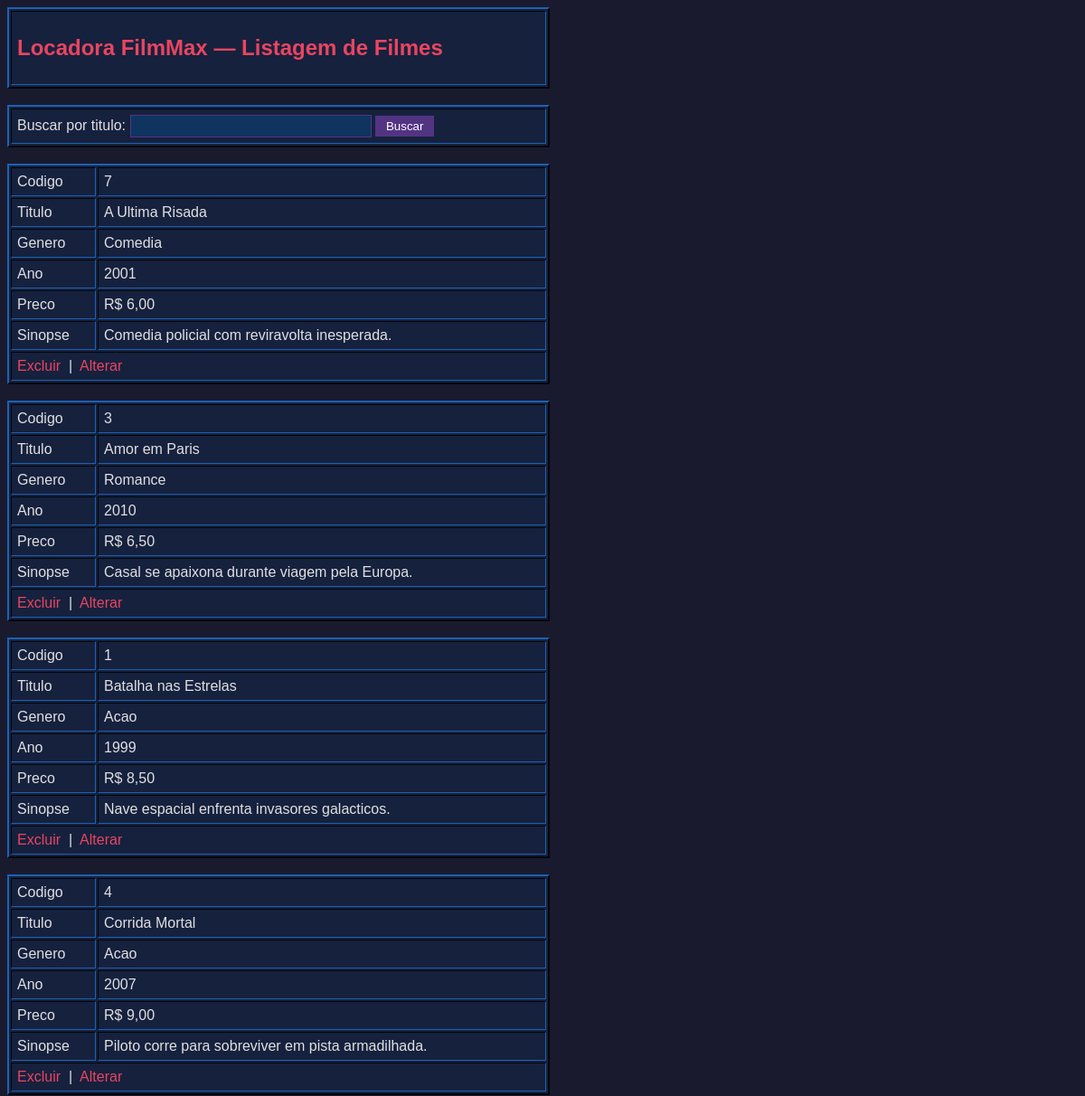
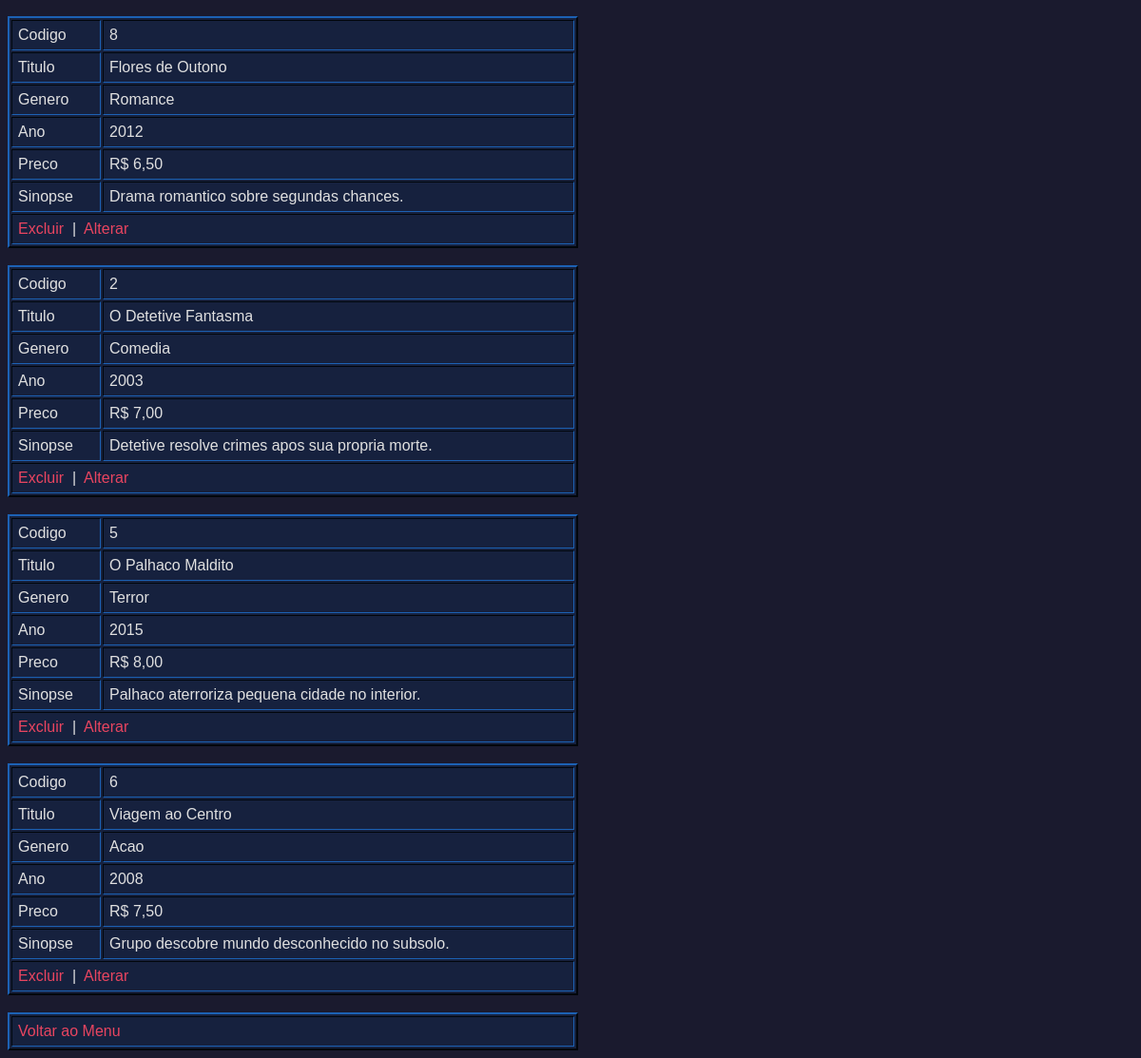
Page /listagem.php (signed in) on the committed database (2 pictures, top to bottom).
### tables this page shows
CREATE TABLE IF NOT EXISTS filmes (
    codigo INT AUTO_INCREMENT PRIMARY KEY,
    titulo VARCHAR(100) NOT NULL,
    genero INT NOT NULL,
    ano INT NOT NULL,
    preco DECIMAL(5,2) NOT NULL,
    sinopse TEXT
);

### listagem.php (the view, shortened to what this page needs)
<!DOCTYPE html PUBLIC "-//W3C//DTD XHTML 1.0 Transitional//EN" "http://www.w3.org/TR/xhtml1/DTD/xhtml1-transitional.dtd">
<html xmlns="http://www.w3.org/1999/xhtml">
<head>
</head>
<body>
<table width="600" border="2">
  <tr><td><h2>Locadora FilmMax &mdash; Listagem de Filmes</h2></td></tr>
</table>
<br />
<table width="600" border="2">
  <tr>
    <td>
      <form action="listagem.php" method="post" name="frmBusca">
        Buscar por titulo:
        <input type="text" name="f_busca" size="30" />
        <input type="submit" value="Buscar" />
      </form>
    </td>
  </tr>
</table>
<br />
<?php
include "conexao.php";
$gen   = isset($_GET["gen"])      ? (int)$_GET["gen"]      : null;
$busca = isset($_POST["f_busca"]) ? $_POST["f_busca"]       : null;
if (isset($gen) && $gen > 0) {
    $sql = "SELECT codigo, titulo, genero, ano, preco, sinopse FROM filmes WHERE genero=$gen ORDER BY titulo";
} elseif (isset($busca)) {
    $sql = "SELECT codigo, titulo, genero, ano, preco, sinopse FROM filmes WHERE titulo LIKE '%$busca%' ORDER BY titulo";
} else {
    $sql = "SELECT codigo, titulo, genero, ano, preco, sinopse FROM filmes ORDER BY titulo";
}
$res   = mysqli_query($conexao, $sql) or die("Falha ao selecionar filmes!");
$total = mysqli_num_rows($res);
if ($total == 0) {
    echo "<b>Nenhum</b> filme encontrado!";
} else {
    while ($linha = mysqli_fetch_row($res)) {
        switch ($linha[2]) {
            case 1: $gen_txt = "Acao";         break;
            case 2: $gen_txt = "Comedia";      break;
            case 3: $gen_txt = "Romance";      break;
            case 4: $gen_txt = "Terror";       break;
        }
?>
<table width="600" border="2">
  <tr>
    <td width="80">Codigo</td><td><?php echo $linha[0]; ?></td>
  </tr>
  <tr>
    <td>Titulo</td><td><?php echo $linha[1]; ?></td>
  </tr>
  <tr>
    <td>Genero</td><td><?php echo $gen_txt; ?></td>
  </tr>
  <tr>
    <td>Ano</td><td><?php echo $linha[3]; ?></td>
  </tr>
  <tr>
    <td>Preco</td><td>R$ <?php echo number_format($linha[4], 2, ',', '.'); ?></td>
  </tr>
  <tr>
    <td>Sinopse</td><td><?php echo $linha[5]; ?></td>
  </tr>
  <tr>
    <td colspan="2">
      <a href="exc_filme.php?cod=<?php echo $linha[0]; ?>" onclick="return confirm('Confirma exclusao?');">Excluir</a>
      &nbsp;|&nbsp;
      <a href="alt_filme.php?cod=<?php echo $linha[0]; ?>">Alterar</a>
    </td>
  </tr>
</table>
<br />
<?php
    }
}
?>
<table width="600" border="2"><tr><td><a href="menu.php">Voltar ao Menu</a></td></tr></table>
</body>
</html>

### listagem.php (style rules this page uses)
body { background-color:#1a1a2e;color:#e0e0e0;font-family:Verdana,Arial,sans-serif; }
table { background-color:#16213e;border-color:#0f3460; }
td { color:#e0e0e0;padding:6px; }
a { color:#e94560;text-decoration:none; }
h2 { color:#e94560; }
input[type=text] { background:#0f3460;color:#e0e0e0;border:1px solid #533483;padding:4px; }
input[type=submit] { background:#533483;color:#fff;border:none;padding:4px 12px;cursor:pointer; }

### rows in the picture
filmes: codigo "7", titulo "A Ultima Risada", genero "Comedia", ano "2001", preco "6,00", sinopse "Comedia policial com reviravolta inesperada."
filmes: codigo "3", titulo "Amor em Paris", genero "Romance", ano "2010", preco "6,50", sinopse "Casal se apaixona durante viagem pela Europa."
filmes: codigo "1", titulo "Batalha nas Estrelas", genero "Acao", ano "1999", preco "8,50", sinopse "Nave espacial enfrenta invasores galacticos."
filmes: codigo "4", titulo "Corrida Mortal", genero "Acao", ano "2007", preco "9,00", sinopse "Piloto corre para sobreviver em pista armadilhada."
filmes: codigo "8", titulo "Flores de Outono", genero "Romance", ano "2012", preco "6,50", sinopse "Drama romantico sobre segundas chances."
filmes: codigo "2", titulo "O Detetive Fantasma", genero "Comedia", ano "2003", preco "7,00", sinopse "Detetive resolve crimes apos sua propria morte."
filmes: codigo "5", titulo "O Palhaco Maldito", genero "Terror", ano "2015", preco "8,00", sinopse "Palhaco aterroriza pequena cidade no interior."
filmes: codigo "6", titulo "Viagem ao Centro", genero "Acao", ano "2008", preco "7,50", sinopse "Grupo descobre mundo desconhecido no subsolo."
